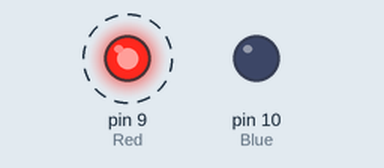
This sketch was run on a simulated Arduino Uno, built with avr-gcc and run on an emulated ATmega328P. Parts: output pins drawn as LEDs (lit = HIGH). Dashed ring = blinking.

Above: at 0.12 s.
Timing chart, 0 to 3.0 s (numbered marks = the images above):
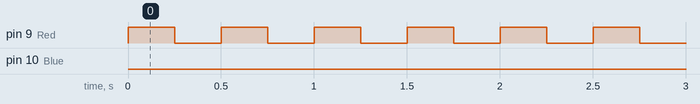

Measured:
- by itself, pin 9 (Red): alternates HIGH for 0.25 s and LOW for 0.25 s, 20 changes in all, then stays LOW
- by itself, pin 10 (Blue): LOW → HIGH at 5.0 s, → LOW 0.25 s later, → HIGH 0.25 s later, → LOW 0.25 s later, … (500 changes in this stretch)

The sketch:

2LedOnOff.ino
```cpp
int Red = 9 ;   //*Red  pin to 9
int Blue = 10 ; //*Blue pin to 10
int RedOn = 250 ; //* red led on time
int RedOff = 250 ; //* red led off time
int BlueOn = 250 ; //* Blue led on time
int BlueOff = 250 ; //* Blue led off time
int i = 0 ;


void setup() {
  pinMode (Red, OUTPUT);
  pinMode (Blue, OUTPUT);
}

void loop() {
  if (i < 10){
  digitalWrite(Red,HIGH); //RED LED ON
  delay (RedOn);
  digitalWrite (Red, LOW); //RED OFF
  delay (RedOff);
  i++ ;
  }
  else{
  digitalWrite(Blue,HIGH); //Blue LED ON
  delay (BlueOn);
  digitalWrite (Blue, LOW); //Blue OFF
  delay (BlueOff);
}
}
```
